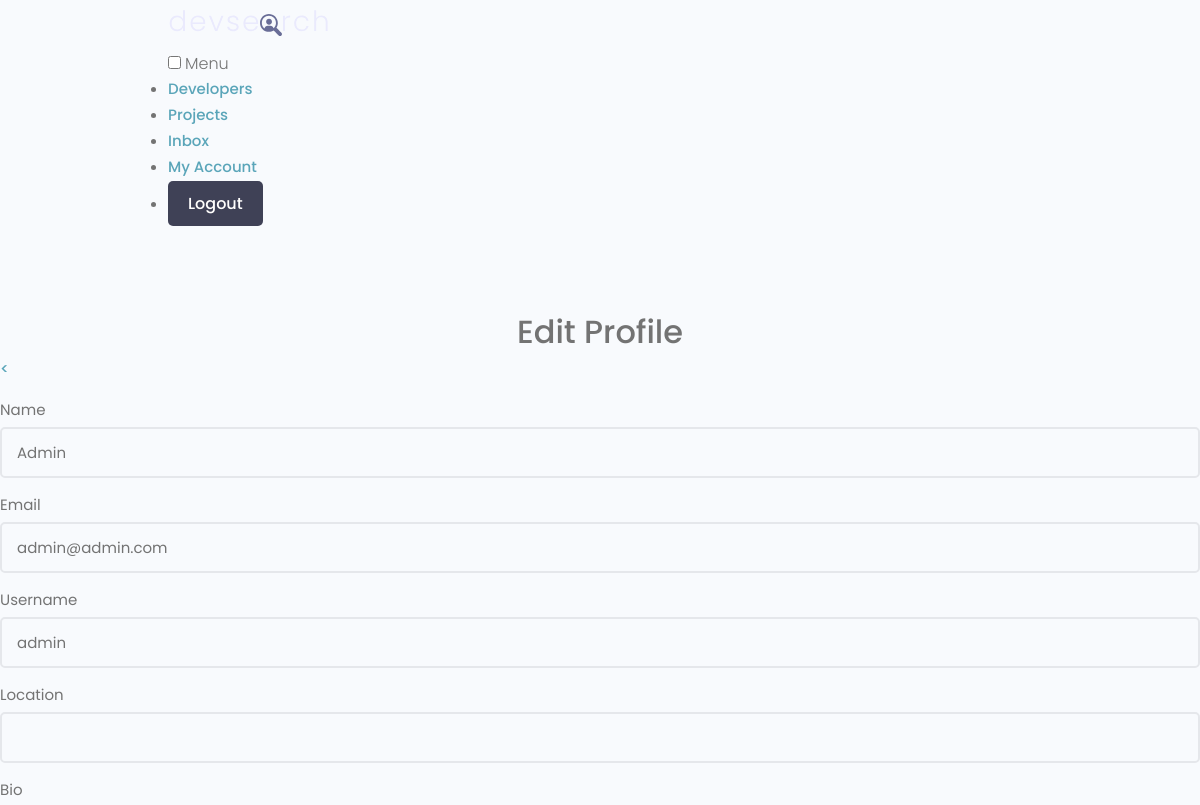
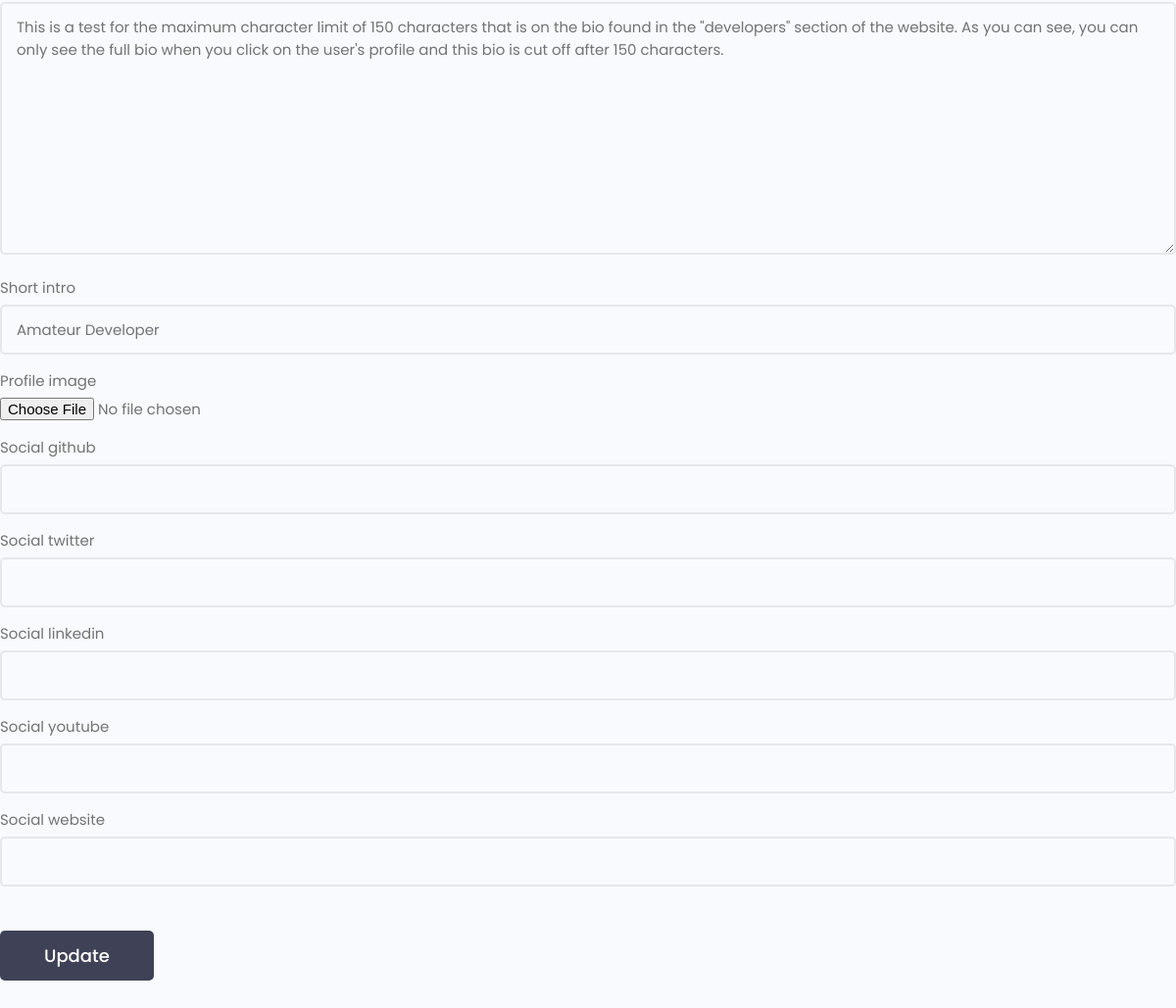
/profile/edit-account/ (signed in), run on the app's committed database (2 pictures, top to bottom).
### users/models.py (models this page shows, shortened)
class Profile(models.Model):
    user = models.OneToOneField(User, on_delete=models.CASCADE, null=True, blank=True)
    name = models.CharField(max_length=200, blank=False, null=False)
    email = models.EmailField(max_length=500, blank=False, null=False)
    username = models.CharField(max_length=200, blank=False, null=False)
    location = models.CharField(max_length=200, blank=True, null=True)
    short_intro = models.CharField(max_length=200, blank=True, null=True)
    bio = models.TextField(blank=True, null=True)
    profile_image = models.ImageField(null=True, blank=True, upload_to='profiles/', default='profiles/user-default.png')
    social_github = models.CharField(max_length=200, blank=True, null=True)
    social_twitter = models.CharField(max_length=200, blank=True, null=True)
    social_linkedin = models.CharField(max_length=200, blank=True, null=True)
    social_youtube = models.CharField(max_length=200, blank=True, null=True)
    social_website = models.CharField(max_length=200, blank=True, null=True)
    created = models.DateTimeField(auto_now_add=True)
    id = models.UUIDField(default=uuid.uuid4, unique=True,
                          primary_key=True, editable=False)
    class Meta:
        ordering = ["-created"]

### users/views.py (the view)
# urls.py: path("edit-account/", views.editAccount, name="edit-account"),
@login_required(login_url="login")
def editAccount(request):
    profile = request.user.profile
    if request.method == "POST":
        form = ProfileForm(request.POST, request.FILES, instance=profile)
        if form.is_valid():
            print("Form registered valid.")
            form.save()
            return redirect("account")
    form = ProfileForm(instance=profile)
    context = {"form": form}
    return render(request, 'users/profile_form.html', context)

### users/forms.py
class ProfileForm(ModelForm):
    class Meta:
        model = Profile
        fields = ['name', 'email', 'username', 'location', 'bio', 'short_intro',
                  'profile_image', 'social_github', 'social_twitter',
                  'social_linkedin', 'social_youtube', 'social_website']
    def __init__(self, *args, **kwargs):
        super(ModelForm, self).__init__(*args, **kwargs)
        for name, field in self.fields.items():
            field.widget.attrs.update({'class': 'input'})

### users/templates/users/profile_form.html (shortened to what this page needs)
{% extends 'main.html' %}
{% block content %}
<main class="formPage my-xl">
  <div class="content-box">
      <div class="formWrapper">
        <div class="auth__header text-center">
          <h3>Edit Profile</h3>
        </div>
          <a class="backButton" href="{% url 'account' %}"><</a>
          <br>
          <form method="POST" action="{% url 'edit-account' %}" enctype="multipart/form-data">
              {% for field in form %}
              <div class="form__field">
                  <label for="formInput#text">{{ field.label }}</label>
                  {{ field }}
              </div>
              {% endfor %}
              <input class="btn btn--sub btn--lg  my-md" type="submit" value="Update" />
          </form>
      </div>
  </div>
</main>
{% endblock %}

### static/uikit/styles/modules/_variables.css (style rules this page uses)
:root { --color-main: #5aa5b9; --color-main-light: #e6faff; --color-sub: #3f4156; --color-sub-light: #51546e; --color-sub-lighter: #ededfd; --color-text: #737373; --color-gray: #8b8b8b; --color-light: #e5e7eb; --color-light-gray: #767676; --color-bg: #f8fafd; --color-white: #fffefd; --color-white-light: #f3f3f3; --color-success: #359e64; --color-success-bg: #def8e8; --color-error: #fc4b0b; --color-error-bg: #fff2ee; --font-base: 'Poppins', arial, helvetica, 'Segoe UI', roboto, ubuntu, sans-serif; --font-monospace: 'Fira Code', 'Courier New', courier, monospace; --font-regular: 300; --font-medium: 500; --font-bold: 700; --generic-shadow: 1px 1px 5px #00000010; --generic-transition: all 0.3s ease-in-out; }

### static/uikit/styles/modules/_base.css (style rules this page uses)
* { margin: 0; padding: 0; box-sizing: border-box; text-rendering: optimizeLegibility; color: inherit; font-size: inherit; }
html { font-size: 50%; }
@media only screen and (min-width: 480px) { html { font-size: 56.25%; } }
@media only screen and (min-width: 1200px) { html { font-size: 62.5%; } }
body { line-height: 1.6; font-weight: 400; font-size: 1.5rem; color: var(--color-text); background-color: var(--color-bg); min-height: 100vh; }

### static/uikit/styles/modules/_typography.css (style rules this page uses)
* { font-family: var(--font-base); }
h3 { font-size: 3.2rem; font-weight: var(--font-medium); }
a { padding-bottom: 2px; text-decoration: none; display: inline-block; color: var(--color-main); font-weight: var(--font-medium); }

### static/uikit/styles/modules/_utilities.css (style rules this page uses)
.text-center { text-align: center; }
.my-md { margin: 3rem auto; }
.my-xl { margin: 8rem auto; }

### static/uikit/styles/modules/_button.css (style rules this page uses)
.btn { display: inline-block; position: relative; cursor: pointer; background-color: var(--color-light); font-weight: var(--font-medium); color: var(--color-sub); text-decoration: none; padding: 1rem 2rem; border-radius: 0.5rem; border: none; width: -webkit-fit-content; width: -moz-fit-content; width: fit-content; height: -webkit-fit-content; height: -moz-fit-content; height: fit-content; font-size: 1.6rem; outline-width: 0; outline-color: transparent; -webkit-backface-visibility: hidden; backface-visibility: hidden; transition: all 0.3s ease-in-out; }
.btn--sub { background-color: var(--color-sub); color: var(--color-white); }
.btn--lg { font-size: 1.8rem; padding: 1.2rem 4.5rem; }

### static/uikit/styles/modules/_form.css (style rules this page uses)
.form__field { margin-top: 1.5rem; margin-bottom: 1.5rem; }
.form__label, .form__field > label { display: block; margin-bottom: 0.5rem; color: var(--color-text); }
input.input[type='text'], input.input[type='email'], input.input[type='password'], input.input[type='number'], textarea.input { min-width: 24rem; width: 100%; padding: 1.2rem 1.5rem; border-radius: 0.5rem; border: 2px solid var(--color-light); transition: all 0.3s ease-in-out; background-color: var(--color-bg); }

### data on the page
Profile: form "Admin" "admin@admin.com" "admin" "This is a test for the maximum character limit of 150 characters that is on the bio found in the \"developers\" section of the website. As you can see, you can only see the full bio when you click on the user's profile and this bio is cut off after 150 characters." "Amateur Developer"

### other printed values
{{ field.label }} "Name" "Email" "Username" "Location" "Bio" "Short intro" "Profile image" "Social github" "Social twitter" "Social linkedin" "Social youtube" "Social website"
